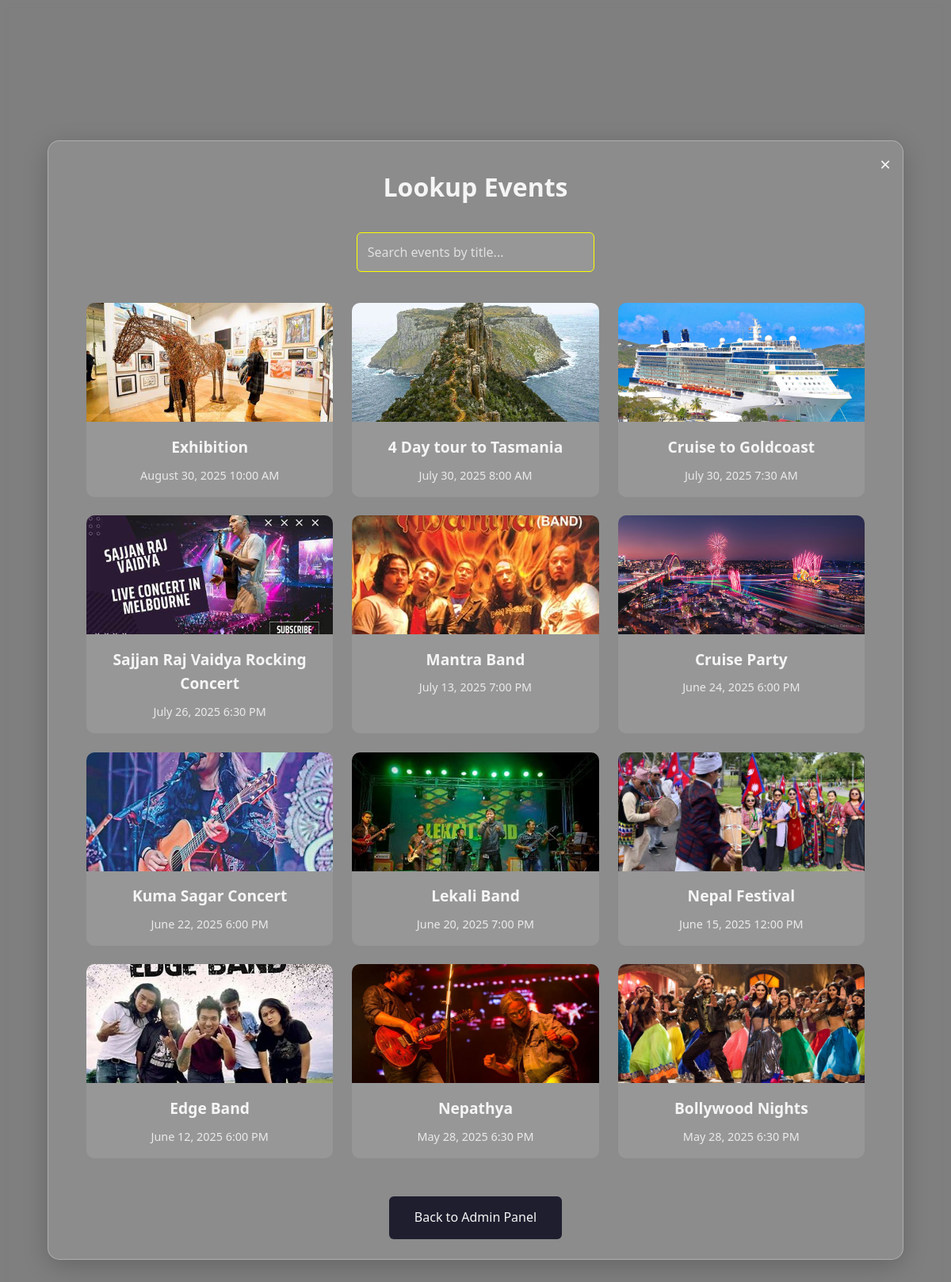
The app's page /lookup_attendee_for_event.php (signed in) with its own data.
### tables this page shows
CREATE TABLE IF NOT EXISTS `events` (
  `event_id` int NOT NULL AUTO_INCREMENT,
  `title` varchar(100) NOT NULL,
  `description` text,
  `venue_id` int DEFAULT NULL,
  `start_datetime` datetime NOT NULL,
  `image_path` varchar(255) DEFAULT NULL,
  `created_by_type` enum('system_admin','venue_admin') NOT NULL,
  `created_by_id` int NOT NULL,
  `status` enum('pending','approved','rejected') DEFAULT 'pending',
  `created_at` timestamp NOT NULL DEFAULT CURRENT_TIMESTAMP,
  `booking_status` enum('open','closed') DEFAULT 'open',
  PRIMARY KEY (`event_id`),
  KEY `venue_id` (`venue_id`)
);

### lookup_attendee_for_event.php (the view, shortened to what this page needs)
<?php
require_once 'Connection/sql_auth.php';
$events = [];
$query = "SELECT event_id, title, start_datetime, image_path FROM events WHERE status = 'approved' ORDER BY start_datetime DESC";
$result = $db->query($query);
if ($result) {
    while ($row = $result->fetch_assoc()) {
        $events[] = $row;
    }
}
?>
<!DOCTYPE html>
<html lang="en">
<head>
    <link rel="stylesheet" href="https://cdnjs.cloudflare.com/ajax/libs/font-awesome/6.0.0-beta3/css/all.min.css">
</head>
<body>
    <div class="container">
        <a href="admin.php" class="close-container" id="closeContainerBtn">×</a>
        <h2>Lookup Events</h2>
        <div class="search-bar">
            <input type="text" id="searchInput" placeholder="Search events by title..." onkeyup="searchEvents()">
        </div>
        <div class="event-grid" id="eventGrid">
            <?php if (empty($events)): ?>
                <p class="no-data-message">No approved events found.</p>
            <?php else: ?>
                <?php foreach ($events as $event): ?>
                    <a href="view_attendees.php?event_id=<?= $event['event_id'] ?>" class="event-card">
                        <img src="<?= htmlspecialchars($event['image_path'] ?: 'images/default_event.jpg') ?>" alt="<?= htmlspecialchars($event['title']) ?>">
                        <div class="event-info">
                            <h3><?= htmlspecialchars($event['title']) ?></h3>
                            <p><?= date('F j, Y g:i A', strtotime($event['start_datetime'])) ?></p>
                        </div>
                    </a>
                <?php endforeach; ?>
            <?php endif; ?>
        </div>
        <a href="admin.php" class="back-btn">Back to Admin Panel</a>
    </div>
</body>
</html>

### lookup_attendee_for_event.php (style rules this page uses)
:root { --primary-color: #6b48ff; --secondary-color: #1e1e2f; --accent-color: #ff2e63; --light-color: #f5f5f5; --glass-bg: rgba(255, 255, 255, 0.1); --shadow: 0 8px 32px rgba(0, 0, 0, 0.2); --success-bg: #28a745; --error-bg: #ff2e63; --highlight-bg: #ffeb3b; }
* { box-sizing: border-box; margin: 0; padding: 0; font-family: 'Segoe UI', Arial, sans-serif; }
body { background: linear-gradient(rgba(0, 0, 0, 0.5), rgba(0, 0, 0, 0.5)), url('images/concert.jpg'); background-size: cover; background-position: center; backdrop-filter: blur(5px); color: var(--light-color); line-height: 1.6; min-height: 100vh; display: flex; justify-content: center; align-items: center; }
.container { background: var(--glass-bg); backdrop-filter: blur(10px); border-radius: 15px; padding: 2rem; box-shadow: var(--shadow); border: 1px solid rgba(255, 255, 255, 0.3); width: 90%; max-width: 1200px; text-align: center; max-height: 80vh; overflow-y: auto; position: relative; }
.close-container { position: absolute; top: 10px; right: 15px; font-size: 1.5rem; color: var(--light-color); cursor: pointer; transition: color 0.3s ease; text-decoration: none; }
h2 { font-size: 2rem; margin-bottom: 2rem; color: var(--light-color); }
.search-bar { margin-bottom: 1.5rem; }
.search-bar input { padding: 0.8rem; width: 100%; max-width: 300px; border: 1px solid rgba(255, 255, 0.3); border-radius: 6px; background: rgba(255, 255, 255, 0.1); color: var(--light-color); font-size: 1rem; box-sizing: border-box; }
.search-bar input::placeholder { color: rgba(255,255, 255, 0.7); }
.event-grid { display: grid; grid-template-columns: repeat(auto-fill, minmax(250px, 1fr)); gap: 1.5rem; padding: 1rem; }
.event-card { background: var(--glass-bg); border-radius: 10px; overflow: hidden; box-shadow: var(--shadow-bg); cursor: pointer; transition: transform 0.3s ease, box-shadow 0.3s ease; text-decoration: none; color: var(--light-color); }
.event-card img { width: 100%; height: 150px; object-fit: cover; display: block; }
.event-card .event-info { padding: 1rem; }
.event-card h3 { font-size: 1.2rem; margin-bottom: 0.5rem; color: var(--light-color); }
.event-card p { font-size: 0.9rem; color: rgba(255, 255, 255, 0.8); }
.back-btn { display: inline-block; margin-top: 2rem; background: var(--secondary-color); color: var(--light-color); padding: 0.9rem 2rem; border-radius: 6px; text-decoration: none; transition: background 0.3s ease; }

### records on screen
events: image_path (picture), title "Exhibition", start_datetime "August 30, 2025 10:00 AM"
events: image_path (picture), title "4 Day tour to Tasmania", start_datetime "July 30, 2025 8:00 AM"
events: image_path (picture), title "Cruise to Goldcoast", start_datetime "July 30, 2025 7:30 AM"
events: image_path (picture), title "Sajjan Raj Vaidya Rocking Concert", start_datetime "July 26, 2025 6:30 PM"
events: image_path (picture), title "Mantra Band", start_datetime "July 13, 2025 7:00 PM"
events: image_path (picture), title "Cruise Party", start_datetime "June 24, 2025 6:00 PM"
events: image_path (picture), title "Kuma Sagar Concert", start_datetime "June 22, 2025 6:00 PM"
events: image_path (picture), title "Lekali Band", start_datetime "June 20, 2025 7:00 PM"
events: image_path (picture), title "Nepal Festival", start_datetime "June 15, 2025 12:00 PM"
events: image_path (picture), title "Edge Band", start_datetime "June 12, 2025 6:00 PM"
events: image_path+title (picture), title "Nepathya", start_datetime "May 28, 2025 6:30 PM"
events: image_path (picture), title "Bollywood Nights", start_datetime "May 28, 2025 6:30 PM"
